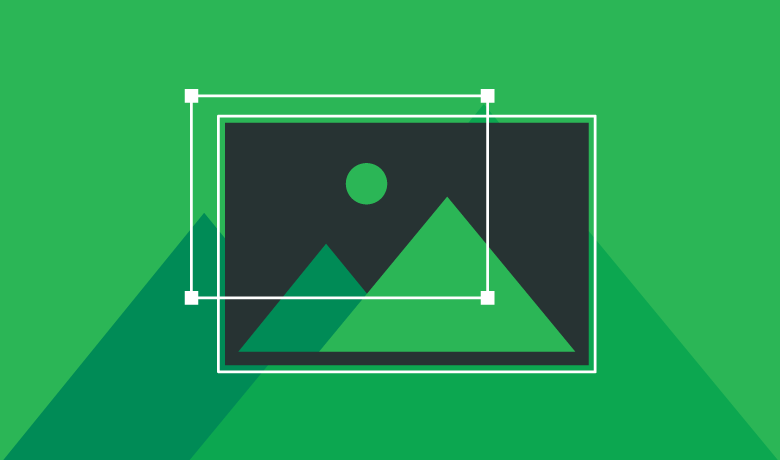
#> input picture image processing/img.png, 780 x 460 px
$ python img.py
#> lines starting #> are read from the running program, lines starting #| are printed output that depends on the picture
from PIL import Image

image = Image.open("img.png")
#> image is the input picture: PIL image 780x460 RGB; mean R, G, B 37.4, 155, 82.5

# image.show()

# https://pillow.readthedocs.io/en/stable/reference/Image.html?highlight=crop#PIL.Image.Image.crop
# https://pillow.readthedocs.io/en/stable/reference/Image.html?highlight=crop#PIL.Image.Image.getbbox
# https://pillow.readthedocs.io/en/stable/_modules/PIL/Image.html#Image.crop

(left, upper, right, lower) = (20, 20, 100, 100)
cropped = image.crop((left, upper, right, lower))
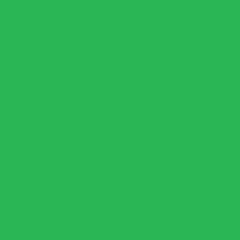
#> cropped: PIL image 80x80 RGB (shown 3 times larger); mean R, G, B 43, 182, 86

# https://pillow.readthedocs.io/en/stable/reference/Image.html?highlight=save#PIL.Image.Image.save
filepath = "C:/Users/65909/Documents/Github/PythonSandbox/image processing/cropped.png"

cropped.save(filepath, format="png")
